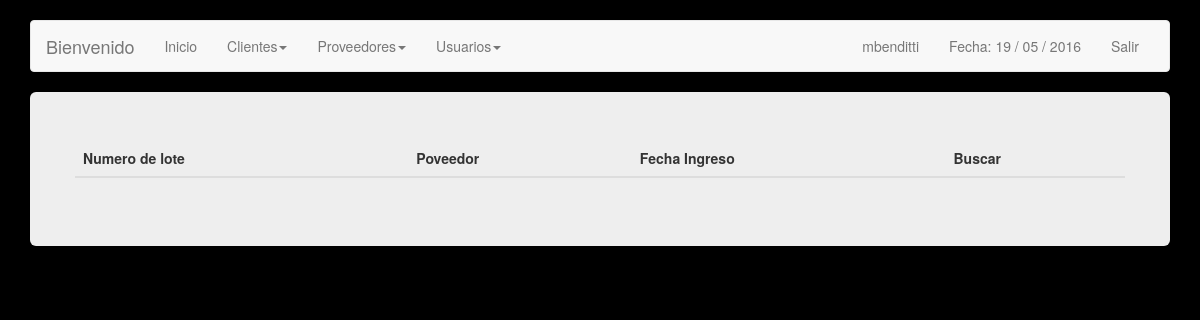
Before: /lotes.php (signed in) with the older database file.
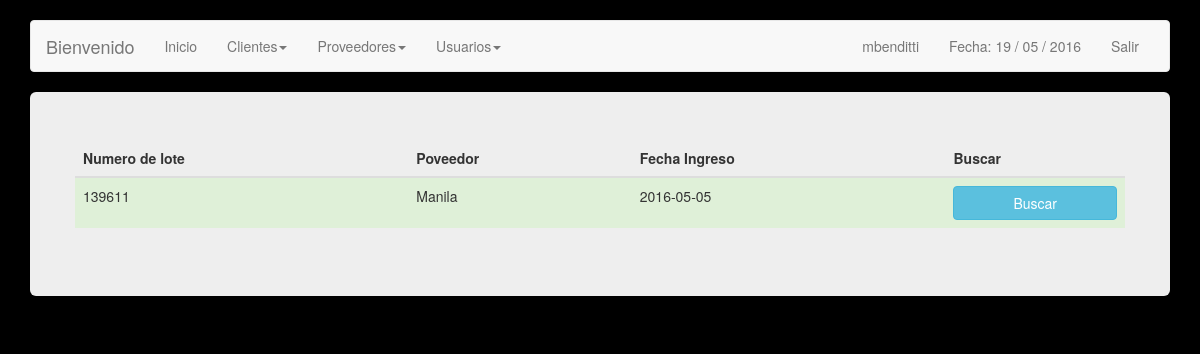
After: the same page with the newer database file.
### tables this page shows
CREATE TABLE IF NOT EXISTS `lotes` (
  `id_lote` int(11) NOT NULL,
  `proveedor` int(11) NOT NULL,
  PRIMARY KEY (`id_lote`),
  KEY `proveedor` (`proveedor`)
);

CREATE TABLE IF NOT EXISTS `proveedores` (
  `idProveedor` int(11) NOT NULL AUTO_INCREMENT,
  `nombre` varchar(50) NOT NULL,
  `direccion` varchar(50) DEFAULT NULL,
  `telefono` varchar(30) DEFAULT NULL,
  `correo` varchar(50) NOT NULL,
  PRIMARY KEY (`idProveedor`)
);

CREATE TABLE IF NOT EXISTS `ingresos` (
  `idIngreso` int(11) NOT NULL AUTO_INCREMENT,
  `idLote` int(11) NOT NULL,
  `fecha` date NOT NULL,
  `cantidad` decimal(7,2) NOT NULL,
  PRIMARY KEY (`idIngreso`),
  KEY `idLote` (`idLote`)
);

### lotes.php (the view, shortened to what this page needs)
<?php
include('config.php');
$link = mysqli_connect ($dbhost, $dbusername, $dbuserpass);
mysqli_select_db($link,$dbname) or die('No se puede seleccionar la base de datos');
$query = mysqli_query($link,"SELECT * FROM lotes JOIN proveedores ON proveedor = idProveedor JOIN ingresos ON id_lote = idLote") or die(mysql_error());
?>
<!DOCTYPE html>
<html lang="en">
  <head>
    <link href="css/bootstrap.min.css" rel="stylesheet">
  </head>
  <body>
    <br>
        <div class="container">
      <div class="navbar navbar-default" role="navigation">
        <div class="container-fluid">
          <div class="navbar-header">
            <a class="navbar-brand" href="#">Bienvenido </a>
          </div>
          <div class="navbar-collapse collapse">
            <ul class="nav navbar-nav">
              <li class=""><a href="inicio.php">Inicio</a></li>
              <li class="dropdown">
              	<a class="dropdown-toggle" data-toggle="dropdown" href="#">Clientes<span class="caret"></span></a>
              </li>
              <li class="dropdown">
              	<a class="dropdown-toggle" data-toggle="dropdown" href="#">Proveedores<span class="caret"></span></a>
              </li>
			  <?php
					if($_SESSION["permiso"] == 1) {
						?> <li class="dropdown">
              					<a class="dropdown-toggle" data-toggle="dropdown" href="#">Usuarios<span class="caret"></span></a>
              				</li><?php
					}
			  ?>
            </ul>
            <ul class="nav navbar-nav navbar-right">
               <li><a href=""> <?php echo $_SESSION["s_username"]; ?> </a></li>
              <li><a href="">Fecha:
              	<?php
              	echo date("d / m / Y");
              	?></a></li>
              <li><a href="cerrar.php">Salir</a></li>
            </ul>
          </div>
        </div>
      </div>
      <div class="jumbotron">
<div class="row">
              <table class="table table-hover">
                	<thead>
                    	<th> Numero de lote </th>
                        <th> Poveedor </th>
						<th> Fecha Ingreso </th>
						<th> Buscar </th>
                    </thead>
                    <tbody>
                    	<?php while($lotes = mysqli_fetch_array($query)){ ?>
                        <tr class="success">
                            <td> <?php echo $lotes['id_lote']; ?> </td>
                            <td> <?php echo $lotes['nombre']; ?> </td>
							<td> <?php echo $lotes['fecha']; ?> </td>
							<td>  <a href="seguimiento_lote.php?idLote=<?php echo $lotes['idLote'];?>" role="button"  class="btn btn-info btn-primary btn-block"> Buscar </a></td>
                        </tr>
                        <?php } ?>
                    </tbody>
				</table>
</div>
      </div>
    </div>
  </body>
</html>

### lotes.php (style rules this page uses)
body { background: #000; }

Changed rows visible on the page:
added lotes: id_lote "139611", proveedor.nombre "Manila", ingresos.fecha "2016-05-05"
